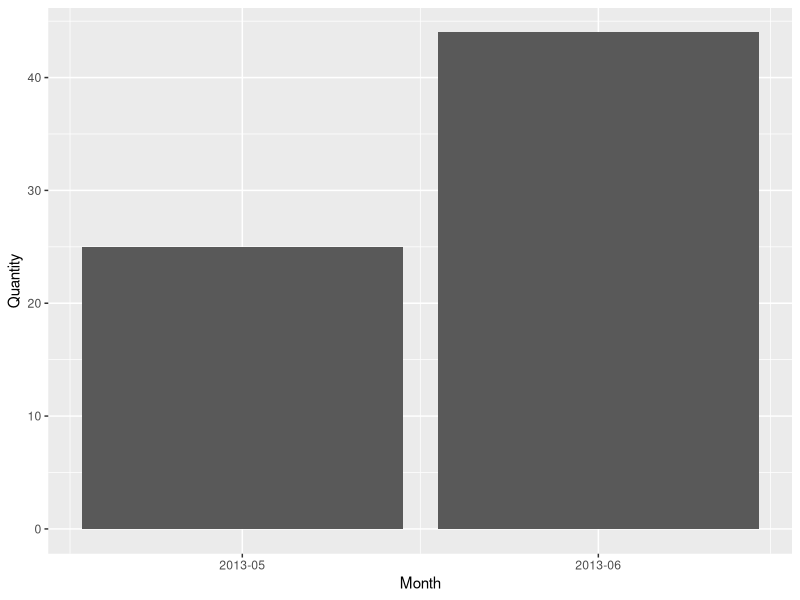

R code for this plot:
library(ggplot2)
library(scales)

# load data:
log <- data.frame(Date = c("2013/05/25","2013/05/28","2013/05/31","2013/06/01",
                           "2013/06/02","2013/06/05","2013/06/07"), 
                  Quantity = c(9,1,15,4,5,17,18))

log$Date <- as.Date(log$Date, "%Y/%m/%d")

# create variables of the week and month of each observation:
log$Month <- as.Date(cut(log$Date,
                         breaks = "month"))
log$Week <- as.Date(cut(log$Date,
                        breaks = "week",
                        start.on.monday = FALSE)) # changes weekly break point to Sunday

# graph by month:
ggplot(data = log,
       aes(Month, Quantity)) +
  stat_summary(fun.y = sum, # adds up all observations for the month
               geom = "bar") + 
  scale_x_date(
    labels = date_format("%Y-%m"),
    date_breaks = "1 month") # custom x-axis labels

